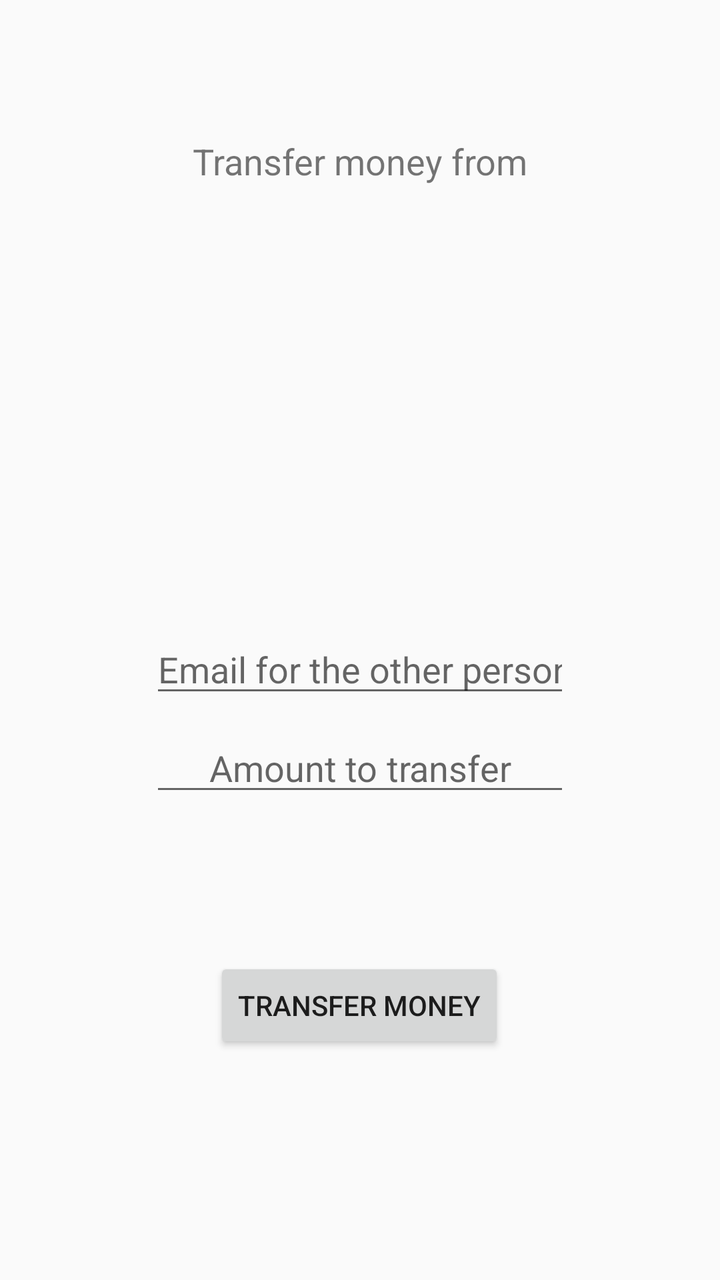
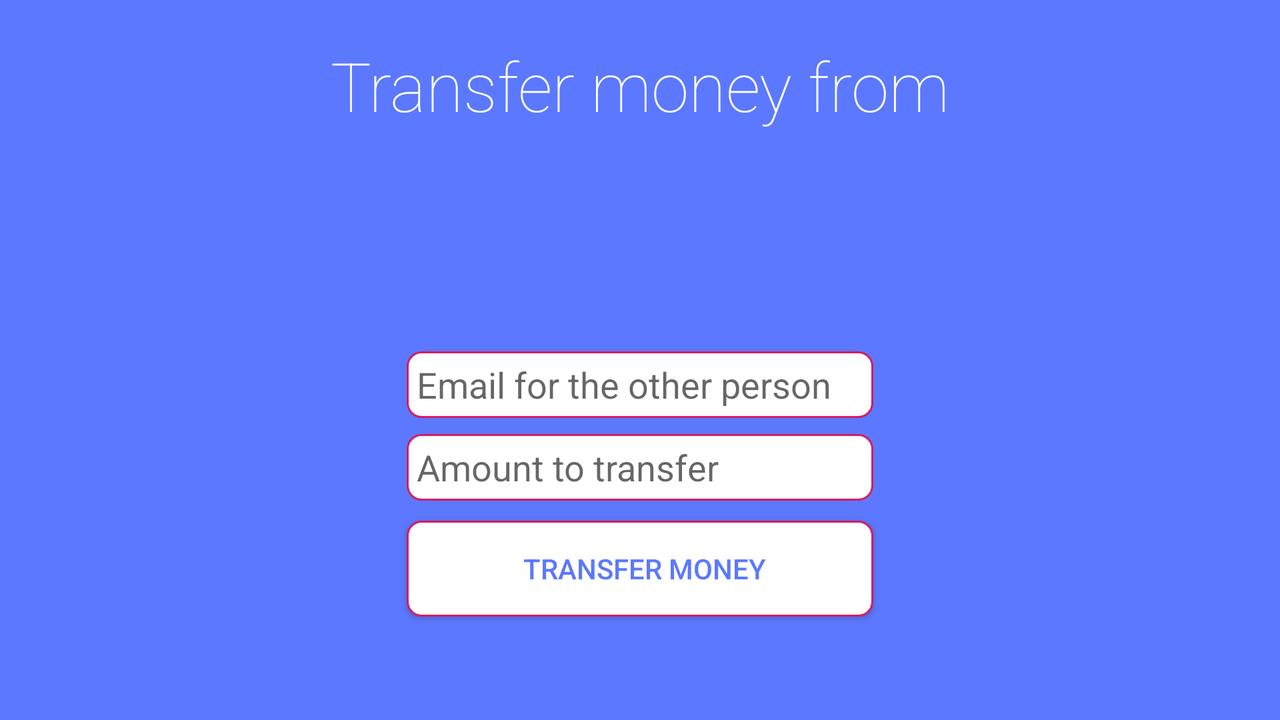

First picture: res/layout/ on a phone held upright. Second picture: the repository's own variant of that layout, on a device whose configuration matches the variant's folder. Source for both follows.
<!-- AndroidManifest.xml: application theme AppTheme.NoActionBar -->
<!-- res/layout/activity_transfer_money_others.xml -->
<?xml version="1.0" encoding="utf-8"?>
<android.support.constraint.ConstraintLayout xmlns:android="http://schemas.android.com/apk/res/android"
                                             xmlns:app="http://schemas.android.com/apk/res-auto"
                                             xmlns:tools="http://schemas.android.com/tools"
                                             android:layout_width="match_parent"
                                             android:layout_height="match_parent"
                                             tools:context=".TransferMoneyOthersActivity">

    <Button
            android:id="@+id/transferMoneyBtn"
            android:layout_width="wrap_content"
            android:layout_height="wrap_content"
            android:layout_marginStart="8dp"
            android:layout_marginTop="8dp"
            android:layout_marginEnd="8dp"
            android:layout_marginBottom="8dp"
            android:text="@string/transferMoney"
            app:layout_constraintBottom_toBottomOf="parent"
            app:layout_constraintEnd_toEndOf="parent"
            app:layout_constraintHorizontal_bias="0.498"
            app:layout_constraintStart_toStartOf="parent"
            app:layout_constraintTop_toTopOf="parent"
            app:layout_constraintVertical_bias="0.817"/>

    <TextView
            android:id="@+id/textView2"
            android:layout_width="wrap_content"
            android:layout_height="wrap_content"
            android:layout_marginStart="8dp"
            android:layout_marginTop="8dp"
            android:layout_marginEnd="8dp"
            android:layout_marginBottom="8dp"
            android:text="@string/transferMoneyFrom"
            android:textSize="18sp"
            app:layout_constraintBottom_toTopOf="@+id/transferMoneyBtn"
            app:layout_constraintEnd_toEndOf="parent"
            app:layout_constraintStart_toStartOf="parent"
            app:layout_constraintTop_toTopOf="parent"
            app:layout_constraintVertical_bias="0.138"/>

    <TextView
            android:id="@+id/accountName"
            android:layout_width="wrap_content"
            android:layout_height="wrap_content"
            android:layout_marginStart="8dp"
            android:layout_marginEnd="8dp"
            android:layout_marginBottom="8dp"
            app:layout_constraintBottom_toTopOf="@+id/transferMoneyBtn"
            app:layout_constraintEnd_toEndOf="parent"
            app:layout_constraintStart_toStartOf="parent"
            app:layout_constraintTop_toBottomOf="@+id/textView2"
            app:layout_constraintVertical_bias="0.023"/>

    <TextView
            android:id="@+id/accountBalance"
            android:layout_width="wrap_content"
            android:layout_height="wrap_content"
            android:layout_marginStart="8dp"
            android:layout_marginTop="3dp"
            android:layout_marginEnd="8dp"
            android:layout_marginBottom="8dp"
            app:layout_constraintBottom_toTopOf="@+id/transferMoneyBtn"
            app:layout_constraintEnd_toEndOf="parent"
            app:layout_constraintHorizontal_bias="0.498"
            app:layout_constraintStart_toStartOf="parent"
            app:layout_constraintTop_toBottomOf="@+id/textView2"
            app:layout_constraintVertical_bias="0.068"/>

    <EditText
            android:id="@+id/emailOtherAccount"
            android:layout_width="wrap_content"
            android:layout_height="wrap_content"
            android:layout_marginStart="8dp"
            android:layout_marginTop="8dp"
            android:layout_marginEnd="8dp"
            android:layout_marginBottom="8dp"
            android:ems="10"
            android:hint="@string/emailOtherAccount"
            android:inputType="text|textEmailAddress"
            android:textAlignment="center"
            app:layout_constraintBottom_toTopOf="@+id/amountToTransfer"
            app:layout_constraintEnd_toEndOf="parent"
            app:layout_constraintStart_toStartOf="parent"
            app:layout_constraintTop_toTopOf="parent"
            app:layout_constraintVertical_bias="1.0"/>

    <EditText
            android:id="@+id/amountToTransfer"
            android:layout_width="wrap_content"
            android:layout_height="wrap_content"
            android:layout_marginStart="8dp"
            android:layout_marginTop="8dp"
            android:layout_marginEnd="8dp"
            android:layout_marginBottom="8dp"
            android:ems="10"
            android:hint="@string/amountToTransfer"
            android:inputType="numberDecimal"
            android:textAlignment="center"
            app:layout_constraintBottom_toTopOf="@+id/transferMoneyBtn"
            app:layout_constraintEnd_toEndOf="parent"
            app:layout_constraintStart_toStartOf="parent"
            app:layout_constraintTop_toBottomOf="@+id/accountName"
            app:layout_constraintVertical_bias="0.775"/>


</android.support.constraint.ConstraintLayout>
<!-- resources referenced by this layout -->
<resources>
  <string name="amountToTransfer">Amount to transfer</string>
  <string name="emailOtherAccount">Email for the other person</string>
  <string name="transferMoney">Transfer money</string>
  <string name="transferMoneyFrom">Transfer money from</string>
  <style name="AppTheme.NoActionBar">
          <item name="windowActionBar">false</item>
          <item name="windowNoTitle">true</item>
      </style>
</resources>
<!-- res/layout-land/activity_transfer_money_others.xml (the author's variant of the layout above) -->
<!-- drawn on the phone turned sideways -->
<?xml version="1.0" encoding="utf-8"?>
<android.support.constraint.ConstraintLayout xmlns:android="http://schemas.android.com/apk/res/android"
                                             xmlns:app="http://schemas.android.com/apk/res-auto"
                                             xmlns:tools="http://schemas.android.com/tools"
                                             android:layout_width="match_parent"
                                             android:layout_height="match_parent"
                                             tools:context=".Activities.TransferMoneyOthersActivity"
                                             android:background="@color/backgroundBLUE">

    <Button
            android:id="@+id/transferMoneyBtn"
            android:layout_width="wrap_content"
            android:layout_height="wrap_content"
            android:layout_marginStart="8dp"
            android:layout_marginTop="8dp"
            android:layout_marginEnd="8dp"
            android:layout_marginBottom="8dp"
            android:text="@string/transferMoney"
            android:background="@drawable/rounded_button"
            app:layout_constraintBottom_toBottomOf="parent"
            app:layout_constraintEnd_toEndOf="parent"
            app:layout_constraintStart_toStartOf="parent"
            app:layout_constraintTop_toTopOf="parent"
            app:layout_constraintVertical_bias="0.853" android:textColor="@color/backgroundBLUE"/>

    <TextView
            android:id="@+id/textView2"
            android:layout_width="wrap_content"
            android:layout_height="wrap_content"
            android:layout_marginStart="8dp"
            android:layout_marginTop="8dp"
            android:layout_marginEnd="8dp"
            android:layout_marginBottom="8dp"
            android:text="@string/transferMoneyFrom"
            android:textSize="34sp"
            app:layout_constraintBottom_toTopOf="@+id/transferMoneyBtn"
            app:layout_constraintEnd_toEndOf="parent"
            app:layout_constraintStart_toStartOf="parent"
            app:layout_constraintTop_toTopOf="parent"
            app:layout_constraintVertical_bias="0.061" android:fontFamily="sans-serif-thin"
            android:textAppearance="@style/TextAppearance.AppCompat.Display1" android:textColor="@android:color/white"/>

    <EditText
            android:id="@+id/emailOtherAccount"
            android:layout_width="wrap_content"
            android:layout_height="wrap_content"
            android:layout_marginStart="8dp"
            android:layout_marginTop="8dp"
            android:layout_marginEnd="8dp"
            android:layout_marginBottom="8dp"
            android:ems="10"
            android:hint="@string/emailOtherAccount"
            android:inputType="text|textEmailAddress"
            android:textAlignment="viewStart"
            android:background="@drawable/rounded_edittext"
            app:layout_constraintBottom_toTopOf="@+id/amountToTransfer"
            app:layout_constraintEnd_toEndOf="parent"
            app:layout_constraintStart_toStartOf="parent"
            app:layout_constraintTop_toTopOf="parent"
            app:layout_constraintVertical_bias="1.0"/>

    <EditText
            android:id="@+id/amountToTransfer"
            android:layout_width="wrap_content"
            android:layout_height="wrap_content"
            android:layout_marginStart="8dp"
            android:layout_marginTop="8dp"
            android:layout_marginEnd="8dp"
            android:layout_marginBottom="8dp"
            android:ems="10"
            android:hint="@string/amountToTransfer"
            android:inputType="numberDecimal"
            android:textAlignment="viewStart"
            android:background="@drawable/rounded_edittext"
            app:layout_constraintBottom_toTopOf="@+id/transferMoneyBtn"
            app:layout_constraintEnd_toEndOf="parent"
            app:layout_constraintStart_toStartOf="parent"
            app:layout_constraintTop_toBottomOf="@+id/accountBalanceAccounts"
            app:layout_constraintVertical_bias="0.974"/>

    <TextView
            android:layout_width="292dp"
            android:layout_height="41dp"
            android:id="@+id/accountBalanceAccounts" app:layout_constraintEnd_toEndOf="parent"
            android:layout_marginEnd="8dp"
            app:layout_constraintStart_toStartOf="parent" android:layout_marginStart="8dp"
            android:layout_marginTop="8dp" app:layout_constraintTop_toTopOf="parent"
            android:layout_marginBottom="8dp"
            android:textColor="@android:color/white"
            android:textAppearance="@style/TextAppearance.AppCompat.Display1" android:fontFamily="sans-serif-thin"
            app:layout_constraintVertical_bias="0.293"
            app:layout_constraintBottom_toBottomOf="parent"
            android:textAlignment="center" app:layout_constraintHorizontal_bias="0.498" android:textSize="26sp"/>

    <TextView
            android:layout_width="290dp"
            android:layout_height="43dp"
            android:id="@+id/accountNameAccounts" app:layout_constraintEnd_toEndOf="parent" android:layout_marginEnd="8dp"
            app:layout_constraintStart_toStartOf="parent" android:layout_marginStart="8dp"
            android:layout_marginTop="8dp" app:layout_constraintTop_toTopOf="parent"
            android:layout_marginBottom="8dp"
            android:textColor="@android:color/white"
            android:textAppearance="@style/TextAppearance.AppCompat.Display1" android:fontFamily="sans-serif-thin"
            app:layout_constraintVertical_bias="0.174"
            app:layout_constraintBottom_toBottomOf="parent"
            android:textAlignment="center" app:layout_constraintHorizontal_bias="0.495" android:textSize="26sp"/>


</android.support.constraint.ConstraintLayout>
<!-- resources referenced by the variant -->
<!-- as the phone turned sideways resolves them -->
<resources>
  <color name="backgroundBLUE">#5C78FF</color>
  <!-- drawable rounded_button (drawable) -->
  <?xml version="1.0" encoding="utf-8"?>
  <shape xmlns:android="http://schemas.android.com/apk/res/android"
         android:shape="rectangle">
      <solid android:color="#FFFFFF"/>
      <size android:height="50px" android:width="700px"/>
      <padding android:left="15px"/>
      <corners android:radius="7dp" />
      <stroke
              android:width="1dp"
              android:color="#FFD81B60"
  
      />
  
  </shape>
  <!-- drawable rounded_edittext (drawable) -->
  <?xml version="1.0" encoding="utf-8"?>
  <shape xmlns:android="http://schemas.android.com/apk/res/android"
         android:shape="rectangle">
      <solid android:color="#FFFFFF"/>
      <size android:height="100px" android:width="700px"/>
      <padding android:left="15px"/>
      <corners android:radius="7dp" />
      <stroke
              android:width="1dp"
              android:color="#FFD81B60"
  
      />
  
  </shape>
  <string name="amountToTransfer">Amount to transfer</string>
  <string name="emailOtherAccount">Email for the other person</string>
  <string name="transferMoney">Transfer money</string>
  <string name="transferMoneyFrom">Transfer money from</string>
  <style name="AppTheme.NoActionBar">
          <item name="windowActionBar">false</item>
          <item name="windowNoTitle">true</item>
      </style>
</resources>
